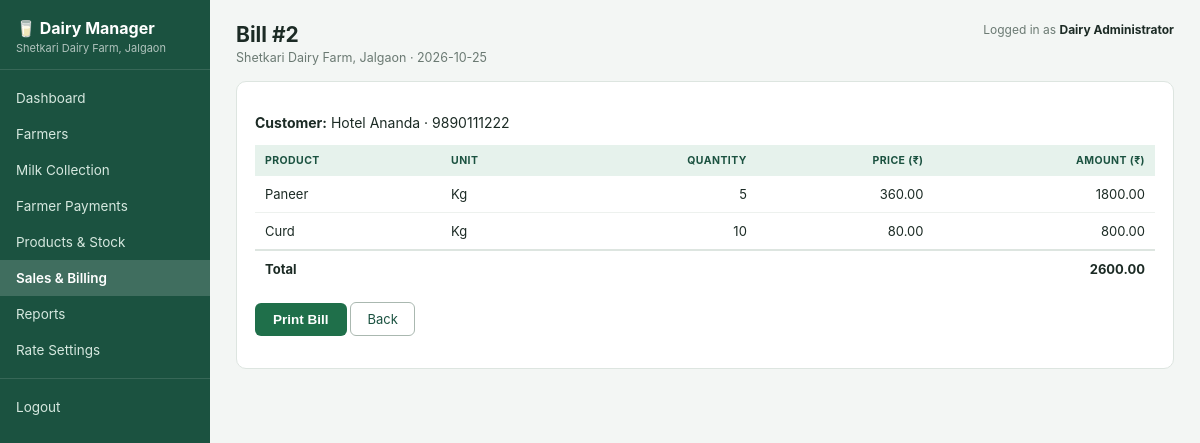
Screenshot of /sales/2 (signed in) with the database file from the repository.
### tables this page shows
CREATE TABLE settings (
    key TEXT PRIMARY KEY,
    value TEXT
);

CREATE TABLE sales (
    id INTEGER PRIMARY KEY AUTOINCREMENT,
    customer_id INTEGER REFERENCES customers(id),
    sale_date TEXT, total REAL
);

CREATE TABLE customers (
    id INTEGER PRIMARY KEY AUTOINCREMENT,
    name TEXT NOT NULL, phone TEXT, address TEXT
);

CREATE TABLE sale_items (
    id INTEGER PRIMARY KEY AUTOINCREMENT,
    sale_id INTEGER REFERENCES sales(id),
    product_id INTEGER REFERENCES products(id),
    quantity REAL, price REAL, amount REAL
);

CREATE TABLE products (
    id INTEGER PRIMARY KEY AUTOINCREMENT,
    name TEXT UNIQUE NOT NULL,
    unit TEXT, price REAL, stock REAL
);

### app.py (the view)
@app.route("/sales/<int:sale_id>")
@login_required
def bill(sale_id):
    db = get_db()
    sale = db.execute("SELECT s.*, c.name AS customer, c.phone, c.address FROM sales s "
                      "LEFT JOIN customers c ON c.id=s.customer_id WHERE s.id=?", (sale_id,)).fetchone()
    if not sale:
        return redirect(url_for("sales"))
    items = db.execute("SELECT i.*, p.name, p.unit FROM sale_items i JOIN products p "
                       "ON p.id=i.product_id WHERE i.sale_id=?", (sale_id,)).fetchall()
    return render_template("bill.html", sale=sale, items=items)

### app.py (called while the page is built)
def get_db():
    if "db" not in g:
        g.db = sqlite3.connect(DB_FILE)
        g.db.row_factory = sqlite3.Row
        g.db.execute("PRAGMA foreign_keys = ON")
    return g.db

def get_settings(db):
    rows = db.execute("SELECT key, value FROM settings").fetchall()
    s = {r["key"]: r["value"] for r in rows}
    return {
        "dairy_name": s.get("dairy_name", "Dairy"),
        "fat_rate": float(s.get("fat_rate", 5)),
        "snf_rate": float(s.get("snf_rate", 2)),
        "buffalo_bonus": float(s.get("buffalo_bonus", 3)),
    }

def login_required(view):
    @wraps(view)
    def wrapper(*args, **kwargs):
        if "user" not in session:
            return redirect(url_for("login"))
        return view(*args, **kwargs)
    return wrapper

@app.template_filter("money")
def money(value):
    return "{:.2f}".format(value or 0)

@app.template_filter("num")
def num(value):
    value = value or 0
    return str(int(value)) if float(value).is_integer() else str(round(value, 2))

@app.context_processor
def inject_common():
    if "user" in session:
        s = get_settings(get_db())
        return {"dairy_name": s["dairy_name"], "full_name": session.get("full_name")}
    return {}

### templates/bill.html (shortened to what this page needs)
{% extends "base.html" %}
{% block heading %}Bill #{{ sale.id }}{% endblock %}
{% block subtitle %}{{ dairy_name }} · {{ sale.sale_date }}{% endblock %}
{% block body %}
<div class="card">
  <p><strong>Customer:</strong> {{ sale.customer or 'Walk-in customer' }}
     {% if sale.phone %}· {{ sale.phone }}{% endif %}</p>
  <table>
    <thead><tr><th>Product</th><th>Unit</th><th class="r">Quantity</th><th class="r">Price (₹)</th><th class="r">Amount (₹)</th></tr></thead>
    <tbody>
    {% for i in items %}
      <tr><td>{{ i.name }}</td><td>{{ i.unit }}</td><td class="r">{{ i.quantity|num }}</td><td class="r">{{ i.price|money }}</td><td class="r">{{ i.amount|money }}</td></tr>
    {% endfor %}
      <tr class="total-row"><td colspan="4">Total</td><td class="r">{{ sale.total|money }}</td></tr>
    </tbody>
  </table>
  <p style="margin-top:16px">
    <button class="btn" onclick="window.print()">Print Bill</button>
    <a href="{{ url_for('sales') }}" class="btn-outline link">Back</a>
  </p>
</div>
{% endblock %}

### templates/base.html (shortened to what this page needs)
<!DOCTYPE html>
<html lang="en">
<head>
<link rel="stylesheet" href="{{ url_for('static', filename='style.css') }}">
</head>
<body>
<div class="layout">
  <aside class="sidebar">
    <div class="brand">
      <div class="brand-name">🥛 Dairy Manager</div>
      <div class="brand-sub">{{ dairy_name }}</div>
    </div>
    <nav>
      {% set ep = request.endpoint %}
      <a href="{{ url_for('dashboard') }}" class="{{ 'active' if ep == 'dashboard' }}">Dashboard</a>
      <a href="{{ url_for('farmers') }}" class="{{ 'active' if ep == 'farmers' }}">Farmers</a>
      <a href="{{ url_for('milk') }}" class="{{ 'active' if ep == 'milk' }}">Milk Collection</a>
      <a href="{{ url_for('payments') }}" class="{{ 'active' if ep == 'payments' }}">Farmer Payments</a>
      <a href="{{ url_for('products') }}" class="{{ 'active' if ep == 'products' }}">Products &amp; Stock</a>
      <a href="{{ url_for('sales') }}" class="{{ 'active' if ep in ('sales','bill') }}">Sales &amp; Billing</a>
      <a href="{{ url_for('reports') }}" class="{{ 'active' if ep == 'reports' }}">Reports</a>
      <a href="{{ url_for('settings') }}" class="{{ 'active' if ep == 'settings' }}">Rate Settings</a>
      <div class="nav-line"></div>
      <a href="{{ url_for('logout') }}">Logout</a>
    </nav>
  </aside>
  <main class="content">
    <header class="topbar">
      <div>
        <h1>{% block heading %}{% endblock %}</h1>
        <p class="subtitle">{% block subtitle %}{% endblock %}</p>
      </div>
      <div class="logged">Logged in as <strong>{{ full_name }}</strong></div>
    </header>
    {% block body %}{% endblock %}
  </main>
</div>
</body>
</html>

### static/style.css (style rules this page uses)
:root { --green-dark: #1b5240; --green: #1f6f4a; --green-light: #e6f2ec; --bg: #f3f6f4; --text: #1c2b25; --muted: #6b7a73; --border: #dde5e0; }
* { box-sizing: border-box; }
body { margin: 0; font-family: Inter, "Segoe UI", Roboto, Arial, sans-serif; background: var(--bg); color: var(--text); font-size: 14px; }
.layout { display: flex; min-height: 100vh; }
.sidebar { width: 210px; background: var(--green-dark); color: #fff; flex-shrink: 0; }
.brand { padding: 18px 16px 14px; border-bottom: 1px solid rgba(255,255,255,.12); }
.brand-name { font-weight: 700; font-size: 16px; }
.brand-sub { font-size: 11px; opacity: .65; margin-top: 3px; }
.sidebar nav { padding: 10px 0; }
.sidebar nav a { display: block; padding: 10px 16px; color: #d6e8df; text-decoration: none; font-size: 13.5px; }
.sidebar nav a.active { background: rgba(255,255,255,.16); color: #fff; font-weight: 600; }
.nav-line { border-top: 1px solid rgba(255,255,255,.12); margin: 10px 0; }
.content { flex: 1; padding: 22px 26px 40px; min-width: 0; }
.topbar { display: flex; justify-content: space-between; align-items: flex-start; margin-bottom: 16px; }
.topbar h1 { margin: 0; font-size: 21px; }
.subtitle { margin: 3px 0 0; color: var(--muted); font-size: 12.5px; }
.logged { font-size: 12px; color: var(--muted); }
.logged strong { color: var(--text); }
.card { background: #fff; border: 1px solid var(--border); border-radius: 10px; padding: 18px; margin-bottom: 18px; }
table { width: 100%; border-collapse: collapse; }
th { background: var(--green-light); color: var(--green-dark); font-size: 10.5px; text-transform: uppercase; letter-spacing: .04em; text-align: left; padding: 9px 10px; }
td { padding: 10px; border-bottom: 1px solid #edf1ee; font-size: 13px; }
.r { text-align: right; }
.total-row td { font-weight: 700; border-top: 2px solid var(--border); border-bottom: none; }
.btn { background: var(--green); color: #fff; border: none; border-radius: 6px; padding: 9px 18px; font-size: 13.5px; font-weight: 600; cursor: pointer; text-decoration: none; display: inline-block; }
.btn-outline { background: #fff; border: 1px solid #aab8b0; color: var(--green-dark); border-radius: 6px; padding: 5px 12px; font-size: 12px; cursor: pointer; }
.btn-outline.link { text-decoration: none; padding: 8px 16px; font-size: 13px; }
a { color: var(--green); }

### rows the page displays
settings: value "Shetkari Dairy Farm, Jalgaon"
sales: id "2", sale_date "2026-10-25", total "2600.00"
customers: name "Hotel Ananda", phone "9890111222"
sale_items: name "Paneer", unit "Kg", quantity|num "5", price "360.00", amount "1800.00"
sale_items: name "Curd", unit "Kg", quantity|num "10", price "80.00", amount "800.00"

### other values shown
{{ full_name }} "Dairy Administrator"
